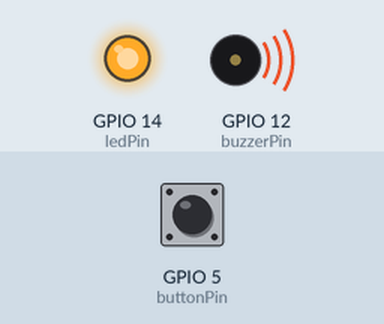
A sketch run on a simulated ESP8266 (NodeMCU). Parts: output pins drawn as LEDs (lit = HIGH), buzzer (waves = sounding). The test bench sets the inputs (shaded band); at power-on: GPIO 5 (buttonPin) HIGH. WiFi joins after 1.5 s; servers stay silent unless stated; uploads are accepted with an empty reply; what the sketch prints to the serial monitor is not drawn.

Above: at 7.0 s.
At 19.6 s:
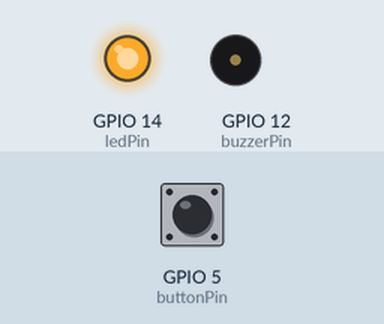
Timing chart, 0 to 23.0 s (numbered marks = the images above):
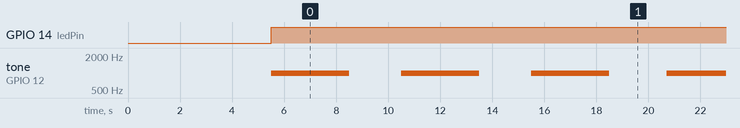

The sketch:

prueba-led-buzzer.ino
```cpp
#include <ESP8266WiFi.h>
#include <ESP8266HTTPClient.h>
#include <WiFiClient.h>

// Definición de pines
const int buttonPin = 5;    // Pin del botón (GPIO 5 corresponde a D1)
const int buzzerPin = 12;   // Pin del zumbador (GPIO 12 corresponde a D6)
const int ledPin = 14;      // Pin del LED (GPIO 14 corresponde a D5)

const char* ssid = "Estudiantes";
const char* password = "Educar_2018";
const char* server = "http://alertaazult2.000webhostapp.com/alarma.php";

void setup() {
  Serial.begin(115200);

  // Configuración de pines
  pinMode(buttonPin, INPUT_PULLUP);
  pinMode(buzzerPin, OUTPUT);
  pinMode(ledPin, OUTPUT);

  // Conectar a WiFi
  conectarWiFi();

  // Añadir un retardo adicional
  delay(2000); // Espera para estabilizar
}

void loop() {
  int buttonState = digitalRead(buttonPin);

  if (buttonState == HIGH) {
    digitalWrite(ledPin, HIGH);  // Enciende el LED

    for (int i = 0; i < 3; i++) {
      tone(buzzerPin, 1000);       // Activa el zumbador
      delay(3000);                 // Espera 3 segundos
      noTone(buzzerPin);         // Apaga el zumbador
      delay(2000);               // Espera 2 segundos
    }
    sendAlarmToServer();         // Enviar señal de alarma al servidor
    digitalWrite(ledPin, LOW);   // Apaga el LED
  } else {
    digitalWrite(ledPin, LOW);   // Apaga el LED
    noTone(buzzerPin);           // Apaga el zumbador
  }
}

void conectarWiFi() {
  // WiFi.persistent(false);    // No guardar configuración en la memoria flash
  // WiFi.mode(WIFI_STA);       // Configura el ESP8266 en modo estación
  //  WiFi.setOutputPower(10);   // Configura la potencia de transmisión a 10 dBm
  WiFi.begin(ssid, password);
  yield();
  Serial.print("Conectando a WiFi");
  unsigned long startTime = millis();

  while (WiFi.status() != WL_CONNECTED && millis() - startTime < 10000) { // Intentar conectar por 10 segundos
    delay(500);
    Serial.print(".");
  }

  if (WiFi.status() == WL_CONNECTED) {
    Serial.println("\nConectado a WiFi");
  } else {
    Serial.println("\nError al conectar a WiFi");
  }

  delay(2000); // Retardo para estabilizar
}

void sendAlarmToServer() {
  if (WiFi.status() == WL_CONNECTED) {
    WiFiClient client;
    HTTPClient http;

    http.begin(client, server);
    http.addHeader("Content-Type", "application/x-www-form-urlencoded");

    String payload = "status=ALARM";
    int httpResponseCode = http.POST(payload);

    if (httpResponseCode > 0) {
      String response = http.getString();
      Serial.println(httpResponseCode);
      Serial.println(response);
    } else {
      Serial.println("Error en la solicitud POST");
      Serial.println(httpResponseCode);
    }

    http.end();
  } else {
    Serial.println("Error de conexión WiFi");
  }
}
```

Measured:
- by itself, GPIO 14 (ledPin): LOW → HIGH at 5.5 s
- by itself, tone on GPIO 12 (buzzerPin): alternates 1000 Hz for 3.0 s and silent for 2.0 s
